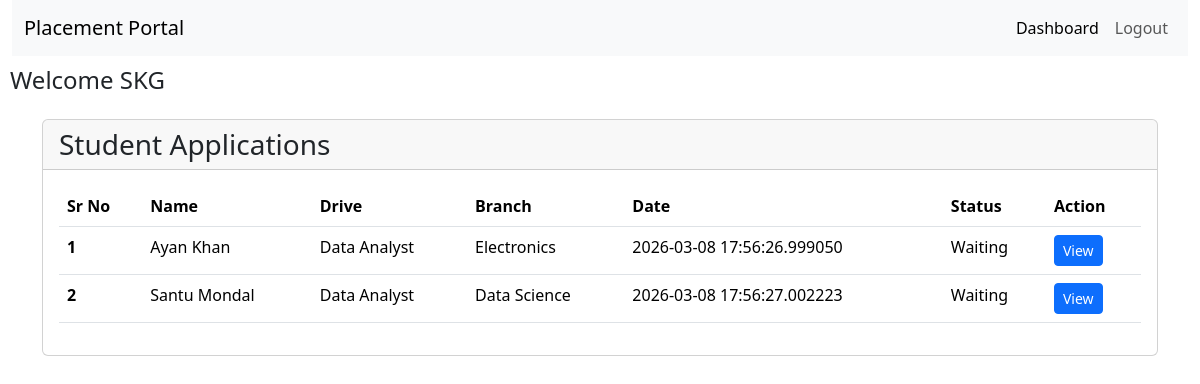
The page /company/view_applicants/10 (signed in) on the database its author committed.
### backend/models.py (models this page shows, shortened)
class Company(db.Model, UserMixin):
    __tablename__ = "company"
    company_id = db.Column(db.Integer, primary_key=True, autoincrement=True)
    company_name = db.Column(db.String(100), nullable=False)
    email = db.Column(db.String(120), unique=True, nullable=False)
    password = db.Column(db.String(255), nullable=False)
    hr_contact = db.Column(db.String(15), nullable=False)
    website = db.Column(db.String(200))
    approval_status = db.Column(db.String(20), default="Pending")
    is_active = db.Column(db.Boolean, default=True)
    registered_at = db.Column(db.DateTime, default=datetime.utcnow)
    drives = db.relationship('Placement_Drive', backref='company', lazy=True)
    placements = db.relationship('Placement', backref='company', lazy=True,
                                 foreign_keys='Placement.company_id')

class Application(db.Model):
    __tablename__ = "application"
    application_id = db.Column(db.Integer, primary_key=True, autoincrement=True)
    student_id = db.Column(db.Integer, db.ForeignKey('student.student_id'),
                           nullable=False)
    drive_id = db.Column(db.Integer, db.ForeignKey('drive.drive_id'),
                         nullable=False)
    resume_id = db.Column(db.Integer, db.ForeignKey('resume.id'),
                          nullable=False)
    applied_at = db.Column(db.DateTime, default=datetime.utcnow)
    status = db.Column(db.String(20), default="Applied")
    updated_at = db.Column(db.DateTime, default=datetime.utcnow,
                           onupdate=datetime.utcnow)
    __table_args__ = (
        db.UniqueConstraint('student_id', 'drive_id', name='unique_application'),
    )
    resume = db.relationship('Resume', backref='resume', lazy=True)

class Student(db.Model, UserMixin):
    __tablename__ = "student"
    student_id = db.Column(db.Integer, primary_key=True, autoincrement=True)
    full_name = db.Column(db.String(100), nullable=False)
    email = db.Column(db.String(120), unique=True, nullable=False)
    password = db.Column(db.String(255), nullable=False)
    phone = db.Column(db.String(15), unique=True, nullable=False)
    branch = db.Column(db.String(100), nullable=False)
    institute = db.Column(db.String(150))
    cgpa = db.Column(db.Float)
    grad_year = db.Column(db.Integer)
    is_active = db.Column(db.Boolean, default=True)
    registered_at = db.Column(db.DateTime, default=datetime.utcnow)
    applications = db.relationship('Application', backref='student', lazy=True)
    resume = db.relationship('Resume', backref='student', uselist=False)
    placements = db.relationship('Placement', backref='student', lazy=True,
                                 foreign_keys='Placement.student_id')

class Placement_Drive(db.Model):
    __tablename__ = "drive"
    drive_id = db.Column(db.Integer, primary_key=True, autoincrement=True)
    company_id = db.Column(db.Integer, db.ForeignKey('company.company_id'),
                           nullable=False)
    job_title = db.Column(db.String(150), nullable=False)
    job_description = db.Column(db.Text)
    eligibility = db.Column(db.Text, nullable=False)
    location = db.Column(db.String(100), nullable=False)
    deadline = db.Column(db.DateTime, nullable=False)
    status = db.Column(db.String(20), nullable=False, default="Pending")
    created_at = db.Column(db.DateTime, default=datetime.utcnow)
    salary_range = db.Column(db.String(100))
    required_skills = db.Column(db.Text)
    is_active = db.Column(db.Boolean, default=True)
    applications = db.relationship('Application', backref='drive', lazy=True)

### backend/routes.py (the view)
@app.route("/company/view_applicants/<int:drive_id>")
@login_required
def view_applications(drive_id):
    if isinstance(current_user, Company):
        applications = Application.query.filter_by(drive_id=drive_id).all()
        return render_template("company/view_applicants.html",
                               applications=applications)
    return "You are not Authorized", 403

### app.py (called while the page is built)
def create_app():
    app = Flask(__name__)
    app.config["SQLALCHEMY_DATABASE_URI"] = "sqlite:///mydb.sqlite"
    app.config["SECRET_KEY"] = "mysecretkey"
    app.config["UPLOAD_FOLDER"] = "static/resumes"
    db.init_app(app)
    login_manager = LoginManager(app)
    login_manager.login_view = "login"
    @login_manager.user_loader
    def load_user(user_id):
        from backend.models import Admin, Student, Company
        if "-" not in user_id:
            return None
        role, id = user_id.split("-")
        id = int(id)
        if role == "admin":
            return Admin.query.get(id)
        elif role == "student":
            return Student.query.filter_by(student_id=id).first()
        elif role == "company":
            return Company.query.filter_by(company_id=id).first()
        return None
    app.app_context().push()
    return app

### templates/company/view_applicants.html (shortened to what this page needs)
<!DOCTYPE html>
<html lang="en">
<head>
    <link href="https://cdn.jsdelivr.net/npm/bootstrap@5.3.8/dist/css/bootstrap.min.css" rel="stylesheet"
>
</head>
<body>
    <div class="container-fluid">
        <nav class="navbar navbar-expand-lg bg-body-tertiary">
            <div class="container-fluid">
                <a class="navbar-brand" href="/">Placement Portal</a>
                <div class="collapse navbar-collapse" id="navbarSupportedContent">
                    <ul class="navbar-nav mb-2 mb-lg-0 ms-auto">
                        <li class="nav-item">
                            <a class="nav-link active" href="/dashboard/company">Dashboard</a>
                        </li>
                        <li class="nav-item">
                            <a class="nav-link" href="/logout">Logout</a>
                        </li>
                    </ul>
                </div>
            </div>
        </nav>
    </div>
    <h1 style="font-size: 1.5rem; margin: 10px;">Welcome {{ current_user.company_name }}</h1>
    <div class="container mt-4">
        <div class="card mb-4">
            <div class="card-header">
                <h3 class="mb-0">Student Applications</h3>
            </div>
            <div class="card-body">
                <table class="table">
                    <thead>
                        <tr>
                            <th scope="col">Sr No</th>
                            <th scope="col">Name</th>
                            <th scope="col">Drive</th>
                            <th scope="col">Branch</th>
                            <th scope="col">Date</th>
                            <th scope="col">Status</th>
                            <th scope="col">Action</th>
                        </tr>
                    </thead>
                    <tbody>
                        {% for a in applications %}
                        <tr>
                            <th scope="row">{{loop.index }}</th>
                            <td>{{ a.student.full_name }}</td>
                            <td>{{ a.drive.job_title }}</td>
                            <td>{{ a.student.branch }}</td>
                            <td>{{ a.applied_at }}</td>
                            <td>{{ a.status }}</td>
                            <td>
                                <a href="/dashboard/application/{{ a.application_id }}"
                                   class="btn btn-primary btn-sm">View</a>
                            </td>
                        </tr>
                        {% endfor %}
                    </tbody>
                </table>
            </div>
        </div>
    </div>
</body>
</html>

### rows shown on the page
Company: company_name "SKG"
Application: student.full_name "Ayan Khan", drive.job_title "Data Analyst", student.branch "Electronics", applied_at "2026-03-08 17:56:26.999050", status "Waiting"
Application: student.full_name "Santu Mondal", drive.job_title "Data Analyst", student.branch "Data Science", applied_at "2026-03-08 17:56:27.002223", status "Waiting"
